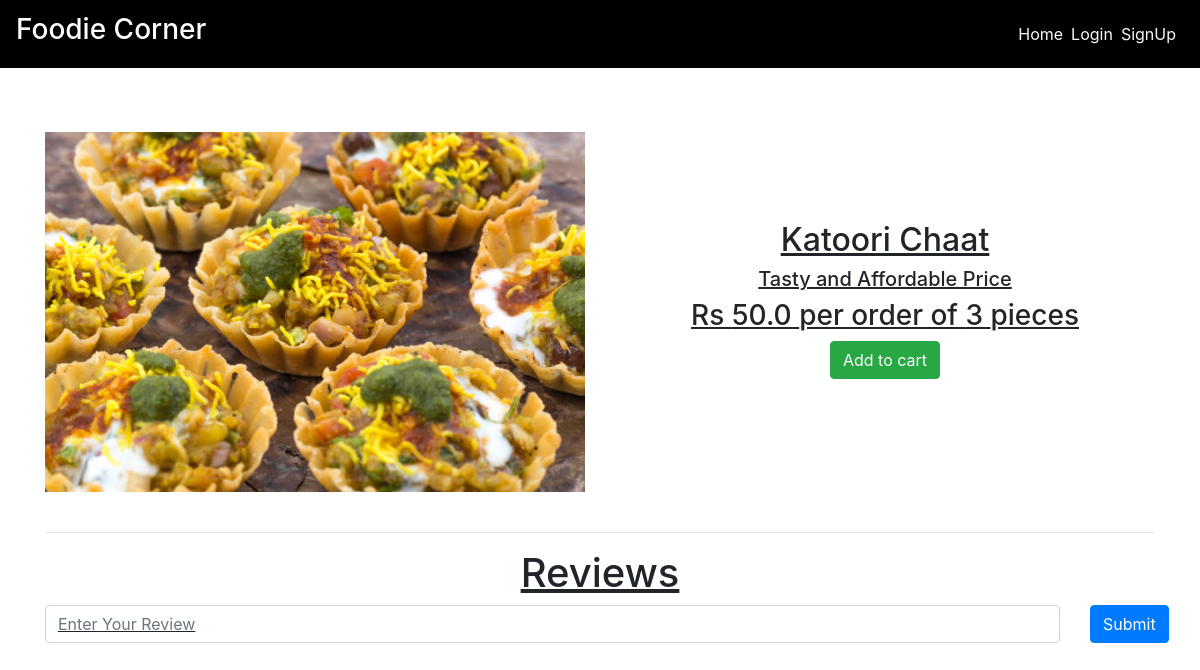
The page /dishes/Katoori_Chaat on the database its author committed.
### main/models.py (models this page shows, shortened)
class Item(models.Model):
    LABELS = (
        ('Best Selling Foods', 'Best Selling Foods'),
        ('New Food', 'New Food'),
        ('Spicy Foods🔥', 'Spicy Foods🔥'),
    )
    LABEL_COLOUR = (
        ('danger', 'danger'),
        ('success', 'success'),
        ('primary', 'primary'),
        ('info', 'info'),
        ('warning', 'warning'),
    )
    title = models.CharField(max_length=150)
    description = models.CharField(max_length=250,blank=True)
    price = models.FloatField()
    pieces = models.IntegerField(default=6)
    instructions = models.CharField(max_length=250,default="Available")
    image = models.ImageField(default='default.png', upload_to='images/')
    labels = models.CharField(max_length=25, choices=LABELS, blank=True)
    label_colour = models.CharField(max_length=15, choices=LABEL_COLOUR, blank=True)
    slug = models.SlugField(default="foods")
    created_by = models.ForeignKey(User, on_delete=models.CASCADE)

### main/views.py (the view)
# urls.py: path('dishes/<slug>', views.menuDetail, name='dishes'),
def menuDetail(request, slug):
    item = Item.objects.filter(slug=slug).first()
    reviews = Reviews.objects.filter(rslug=slug).order_by('-id')[:7]
    context = {
        'item' : item,
        'reviews' : reviews,
    }
    return render(request, 'main/dishes.html', context)

### main/templates/main/dishes.html (shortened to what this page needs)
{% extends "main/layout.html" %}
{% block content %}
<div class="dishes">
  <main class="mt-3 pt-4 main">
    <div class="container dark-grey-text">
      <div class="row wow fadeIn">
        <div class="col-md-6 mb-4">
          <img src="{{ item.image.url }}" class="img-fluid mt-4" alt="">
        </div>
        <div class="col-md-6 mb-4 information">
          <div class="p-4 content">
            <div class="mt-0">
                <h2><u>{{ item.title }}</h2>
            </div>
            <div class="lead">
              {% if item.description %}
              <h5>{{ item.description }}</h5>
              {% endif %}
              <h3>Rs {{ item.price }} per order of {{ item.pieces}} pieces</h3>
            </div>
            <a href="{% url 'main:add-to-cart' item.slug %}" class="btn btn-success btn-md my-0 p">Add to cart</a>
          </div>
        </div>
      </div>
      <hr>
    </div>
  </main>
  <div class="container">
    <h1 class="text-center">Reviews</h1>
    <form action="{% url 'main:add_reviews' %}" method="POST" class="mb-3">
      <div class="row">
        <div class="col-sm-11">
          <input type="text" name="review" class="form-control" placeholder="Enter Your Review">
        </div>
        <div class="col-sm-1">
          <button type="submit" class="btn btn-primary">Submit</button>
        </div>
      </div>
    </form>
  </div>
</div>
{% endblock content %}

### main/static/main/styles.css (style rules this page uses)
.dishes .main .container .row img { max-width: 540px; max-height: 450px; width: fit-content; }
.dishes .main .container .row .content { display: flex; flex-direction: column; text-align: center; justify-content: center; }
.dishes .main .container .row .information { display: flex; flex-direction: column; text-align: center; justify-content: center; }

### rows shown on the page
Item: image (picture), title "Katoori Chaat", description "Tasty and Affordable Price", price "50.0", pieces "3"
